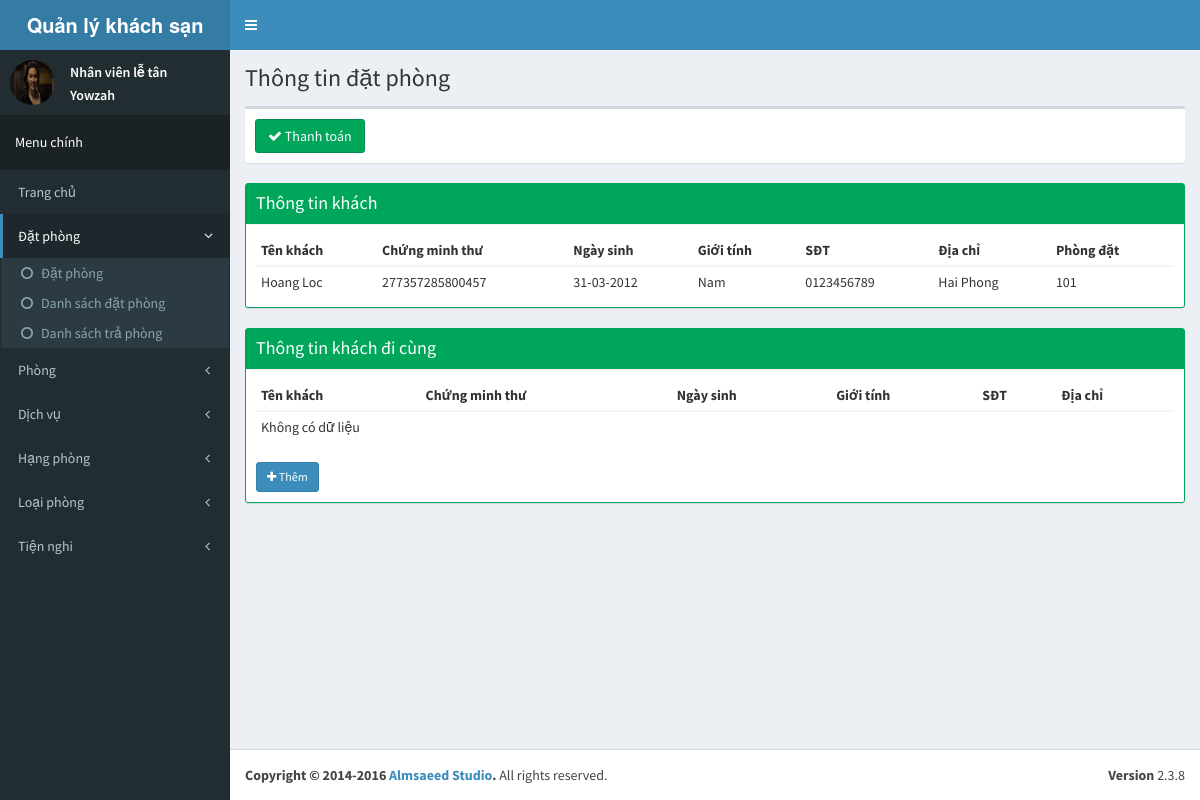
Screenshot of /admin/booking/detail/5 with the database file from the repository.
### tables this page shows
CREATE TABLE `customer` (
  `customer_id` int(11) NOT NULL AUTO_INCREMENT,
  `fname` varchar(255) DEFAULT NULL,
  `lname` varchar(255) DEFAULT NULL,
  `id` varchar(255) DEFAULT NULL,
  `dob` date DEFAULT NULL,
  `gender` bit(1) DEFAULT NULL,
  `phone` varchar(255) DEFAULT NULL,
  `address` varchar(255) DEFAULT NULL,
  PRIMARY KEY (`customer_id`)
);

### application/core/MY_Controller.php (called while the page is built, shortened)
<?php defined('BASEPATH') OR exit('No direct script access allowed');
class MY_Controller extends CI_Controller
{
    protected $data = array();
    function __construct()
    {
        $this->data['page_title'] = 'CI_App';
        $this->data['before_head'] = '';
        $this->data['before_body'] = '';
    }
    protected function render($the_view = NULL, $template = 'master')
    {
        if ($template == 'json' || $this->input->is_ajax_request()) {
            header('Content-Type: application/json');
            echo json_encode($this->data);
        } else {
            $this->data['the_view_content'] = (is_null($the_view)) ? '' : $this->load->view($the_view, $this->data, TRUE);;
            $this->load->view('templates/' . $template . '_view', $this->data);
        }
    }
}
class Admin_Controller extends MY_Controller
{
    protected function render($the_view = NULL, $template = 'admin_master')
    {
        parent::render($the_view, $template);
    }
}

### index.php (called while the page is built, shortened)
<?php
require_once BASEPATH.'core/CodeIgniter.php';

### application/models/admin/Model_booking.php (called while the page is built, shortened)
<?php defined('BASEPATH') OR exit('No direct script access allowed');
class Model_booking extends CI_Model{
    public function get_list_room($booking_id = 0){
        return $this->db->select('room.room_id, room, price')
            ->from('room')
            ->join('bookingroom', 'bookingroom.room_id = room.room_id')
            ->where('booking_id', $booking_id)
            ->order_by('room', 'ASC')
            ->get()->result_array();
    }
    public function get_customer($booking_id = 0){
        return $this->db->select('fname, lname, id, dob, gender, phone, address')
            ->from('customer')
            ->join('booking', 'booking.customer_id = customer.customer_id')
            ->where('booking_id', $booking_id)
            ->get()->row_array();
    }
}

### application/views/admin/booking/detail_view.php (the view, shortened to what this page needs)
<div class="row">
    <div class="col-md-12">
        <div class="box">
            <div class="box-body">
                <a href="<?php echo base_url(); ?>admin/payment/detail/<?php echo $booking_id;?>"><button type="button" class="btn btn-success"><i class="fa fa-check"></i> Thanh toán</button></a>
            </div>
        </div>
    </div>
</div>
<div class="row">
    <div class="col-md-12">
        <div class="box box-success box-solid">
            <div class="box-header with-border">
                <h3 class="box-title">Thông tin khách</h3>
            </div>
            <div class="box-body">
                <table class="table table-condensed">
                    <thead>
                    <tr>
                        <th>Tên khách</th>
                        <th>Chứng minh thư</th>
                        <th>Ngày sinh</th>
                        <th>Giới tính</th>
                        <th>SĐT</th>
                        <th>Địa chỉ</th>
                        <th>Phòng đặt</th>
                    </tr>
                    </thead>
                    <tbody>
                    <tr>
                        <?php
                        $dob = strtotime($customer['dob']);
                        ?>
                        <td><?php echo htmlspecialchars($customer['fname'].' '.$customer['lname']); ?></td>
                        <td><?php echo htmlspecialchars($customer['id']); ?></td>
                        <td><?php echo date('d-m-Y', $dob); ?></td>
                        <td><?php echo ($customer['gender']==0)?'Nữ':'Nam'; ?></td>
                        <td><?php echo htmlspecialchars($customer['phone']); ?></td>
                        <td><?php echo htmlspecialchars($customer['address']); ?></td>
                        <td>
                            <?php
                            $temp = array();
                            foreach ($list_room as $key => $val){
                                $temp[$key] = $val['room'];
                            }
                            $str_list_room = implode(' - ',$temp);
                            echo $str_list_room;
                            ?>
                        </td>
                    </tr>
                    </tbody>
                </table>
            </div>
        </div>
    </div>
</div>
<div class="row">
    <div class="col-md-12">
        <div class="box box-success box-solid">
            <div class="box-header with-border">
                <h3 class="box-title">Thông tin khách đi cùng</h3>
            </div>
            <div class="box-body">
                <table class="table table-condensed">
                    <thead>
                    <tr>
                        <th>Tên khách</th>
                        <th>Chứng minh thư</th>
                        <th>Ngày sinh</th>
                        <th>Giới tính</th>
                        <th>SĐT</th>
                        <th colspan="2">Địa chỉ</th>
                    </tr>
                    </thead>
                    <tbody>
                    <?php
                    if (isset($guest) && count($guest)){
                        foreach ($guest as $key => $val){
                            $date = strtotime($val['dob']);
                            ?>
                            <tr>
                                <td><?php echo htmlspecialchars($val['fname']).' '.htmlspecialchars($val['lname']); ?></td>
                                <td><?php echo htmlspecialchars($val['id']); ?></td>
                                <td><?php echo date('d-m-Y', $date); ?></td>
                                <td><?php echo ($val['gender']==0)?'Nữ':'Nam'; ?></td>
                                <td><?php echo htmlspecialchars($val['phone']); ?></td>
                                <td><?php echo htmlspecialchars($val['address']); ?></td>
                                <td>
                                    <a href="<?php echo base_url(); ?>admin/booking/del_guest/<?php echo $val['guest_id']; ?>"><button type="button" class="btn btn-default btn-xs del-btn"><i class="fa fa-times"></i> Xóa</button></a>
                                </td>
                            </tr>
                            <?php
                        }
                    }
                    else{
                        echo '<tr><td colspan="7">Không có dữ liệu</td></tr>';
                    }
                    ?>
                    </tbody>
                </table>
            </div>
            <div class="box-footer no-border">
                <a href="<?php echo base_url().'admin/booking/guest/'.$booking_id; ?>"><button type="button" class="btn btn-primary btn-sm"><i class="fa fa-plus"></i> Thêm</button></a>
            </div>
        </div>
    </div>
</div>

### rows the page displays
customer: fname+lname "Hoang Loc", id "277357285800457", dob "31-03-2012", phone "0123456789", address "Hai Phong"

### other values shown
$content_header "Thông tin đặt phòng"
$str_list_room "101"
